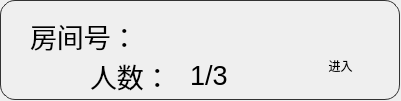
<?xml version="1.0" encoding="UTF-8"?>
<ui version="4.0">
 <class>Widget_LoungeInfo</class>
 <widget class="QWidget" name="Widget_LoungeInfo">
  <property name="geometry">
   <rect>
    <x>0</x>
    <y>0</y>
    <width>401</width>
    <height>101</height>
   </rect>
  </property>
  <property name="minimumSize">
   <size>
    <width>401</width>
    <height>101</height>
   </size>
  </property>
  <property name="maximumSize">
   <size>
    <width>401</width>
    <height>101</height>
   </size>
  </property>
  <property name="windowTitle">
   <string>Form</string>
  </property>
  <property name="styleSheet">
   <string notr="true"/>
  </property>
  <widget class="QWidget" name="Widget_Main" native="true">
   <property name="geometry">
    <rect>
     <x>0</x>
     <y>0</y>
     <width>400</width>
     <height>100</height>
    </rect>
   </property>
   <property name="styleSheet">
    <string notr="true">QWidget#Widget_Main{
	border: 1px solid rgb(50,50,50);
	border-radius: 15px;
}

QLabel{
	font: 20pt;
}</string>
   </property>
   <widget class="QLabel" name="lbl_title_loungeID">
    <property name="geometry">
     <rect>
      <x>30</x>
      <y>20</y>
      <width>111</width>
      <height>31</height>
     </rect>
    </property>
    <property name="styleSheet">
     <string notr="true"/>
    </property>
    <property name="text">
     <string>房间号：</string>
    </property>
   </widget>
   <widget class="QLabel" name="lbl_title_playerNum">
    <property name="geometry">
     <rect>
      <x>90</x>
      <y>60</y>
      <width>111</width>
      <height>31</height>
     </rect>
    </property>
    <property name="styleSheet">
     <string notr="true"/>
    </property>
    <property name="text">
     <string>人数：</string>
    </property>
   </widget>
   <widget class="QLabel" name="lbl_playerNum">
    <property name="geometry">
     <rect>
      <x>190</x>
      <y>60</y>
      <width>91</width>
      <height>31</height>
     </rect>
    </property>
    <property name="styleSheet">
     <string notr="true"/>
    </property>
    <property name="text">
     <string>1/3</string>
    </property>
    <property name="alignment">
     <set>Qt::AlignLeading|Qt::AlignLeft|Qt::AlignVCenter</set>
    </property>
   </widget>
   <widget class="QLabel" name="lbl_loungeID">
    <property name="geometry">
     <rect>
      <x>140</x>
      <y>20</y>
      <width>91</width>
      <height>31</height>
     </rect>
    </property>
    <property name="styleSheet">
     <string notr="true"/>
    </property>
    <property name="text">
     <string/>
    </property>
    <property name="alignment">
     <set>Qt::AlignLeading|Qt::AlignLeft|Qt::AlignVCenter</set>
    </property>
   </widget>
   <widget class="QPushButton" name="btn_enter">
    <property name="geometry">
     <rect>
      <x>290</x>
      <y>40</y>
      <width>101</width>
      <height>51</height>
     </rect>
    </property>
    <property name="styleSheet">
     <string notr="true">border-radius: 20px;</string>
    </property>
    <property name="text">
     <string>进入</string>
    </property>
   </widget>
  </widget>
 </widget>
 <resources/>
 <connections/>
</ui>
